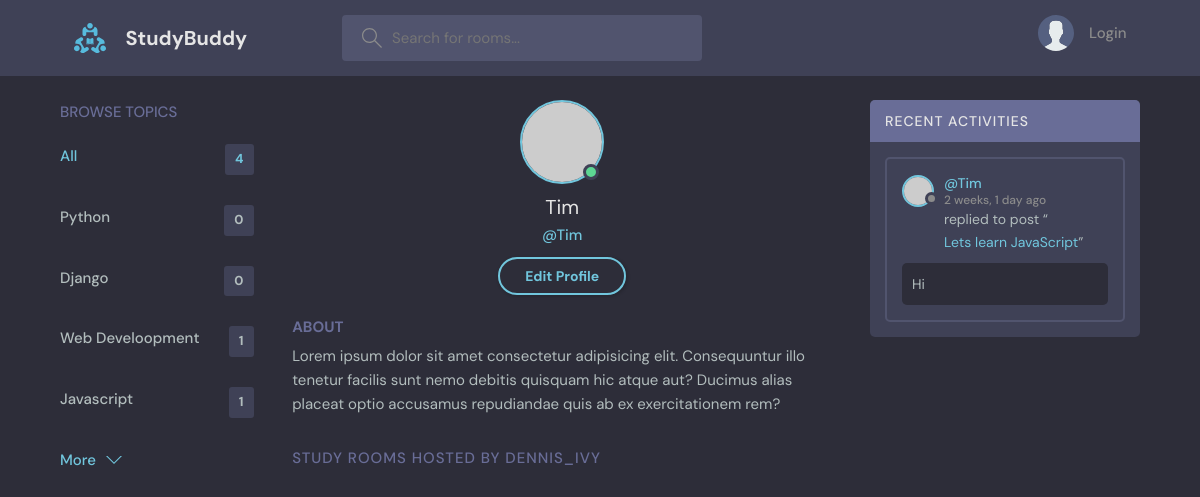
The app's page /profile/2/, older data.
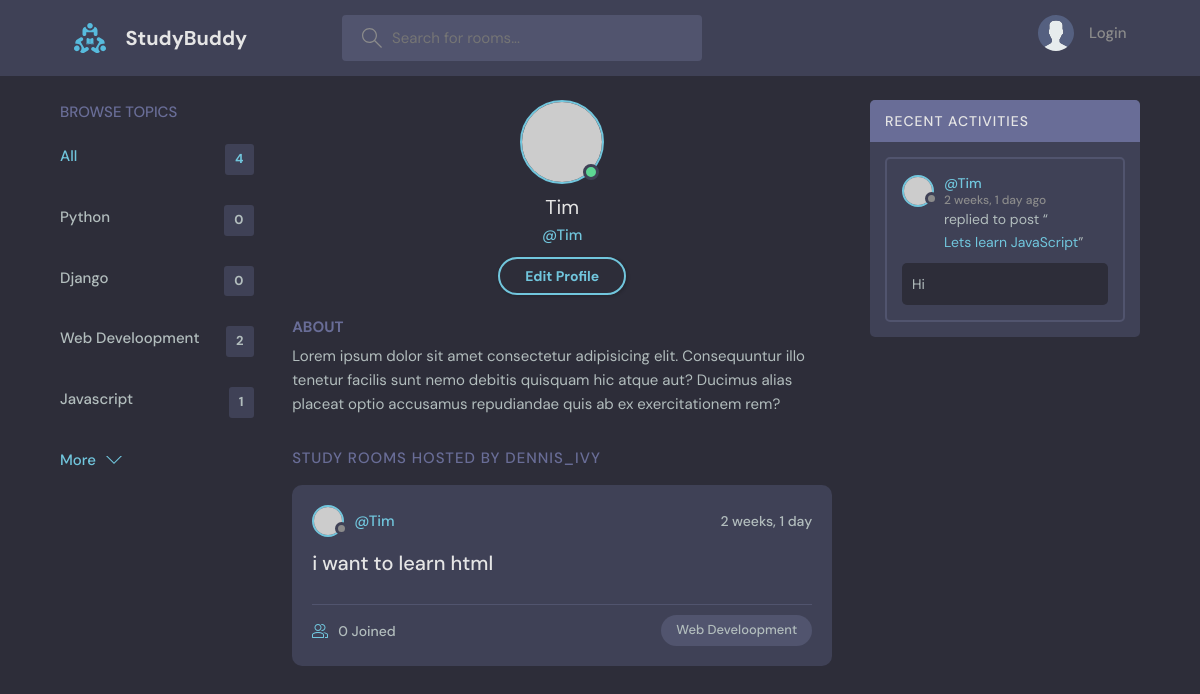
The same page, newer data.
### base/models.py (models this page shows, shortened)
class Topic(models.Model):
    name = models.CharField(max_length = 200)

class Message(models.Model):
    user = models.ForeignKey(User, on_delete = models.CASCADE)  #on deleting user delete messagess
    room = models.ForeignKey(Room, on_delete = models.CASCADE)  #on deleting room delete messages
    body = models.TextField()
    updated = models.DateTimeField(auto_now = True)
    create = models.DateTimeField(auto_now_add = True)
    class Meta:
        ordering = ['-updated', '-create']

class Room(models.Model):
    host = models.ForeignKey(User, on_delete = models.SET_NULL, null = True)  #when user deleted set to null
    topic = models.ForeignKey(Topic , on_delete = models.SET_NULL, null = True) #when topic deleted set to null
    name = models.CharField(max_length = 200)
    description = models.TextField(null = True, blank = True )
    participants = models.ManyToManyField(User, related_name = 'participants',blank = True)
    updated = models.DateTimeField(auto_now = True) #whenever updated it will change to curr time
    create = models.DateTimeField(auto_now_add = True) #when created will set to curr time and not update
    class Meta:
        ordering = ['-updated', '-create']
    def __str__(self):
        return self.name

### base/views.py (the view)
# urls.py: path('profile/<str:pk>/', views.UserProfile, name = 'user-profile'),
def UserProfile(request, pk):
    user = User.objects.get(id = pk)
    room = user.room_set.all()
    room_messages = user.message_set.all()
    topics = Topic.objects.all()
    context = {'user': user, 'rooms': room, 'room_messages': room_messages, 'topics': topics}
    return render(request, 'base/profile.html', context)

### base/templates/base/profile.html
{% extends 'main.html' %}
{% block content %}
  <main class="profile-page layout layout--3">
    <div class="container">
      {% include 'base/topics_component.html' %}
      <div class="roomList">
        <div class="profile">
          <div class="profile__avatar">
            <div class="avatar avatar--large active">
              <img src="https://randomuser.me/api/portraits/men/11.jpg" />
            </div>
          </div>
          <div class="profile__info">
            <h3>{{user.username}}</h3>
            <p>@{{user.username}}</p>
            <a href="edit-user.html" class="btn btn--main btn--pill">Edit Profile</a>
          </div>
          <div class="profile__about">
            <h3>About</h3>
            <p>
              Lorem ipsum dolor sit amet consectetur adipisicing elit. Consequuntur illo tenetur
              facilis sunt nemo debitis quisquam hic atque aut? Ducimus alias placeat optio
              accusamus repudiandae quis ab ex exercitationem rem?
            </p>
          </div>
        </div>
        <div class="roomList__header">
          <div>
            <h2>Study Rooms Hosted by dennis_ivy</a>
            </h2>
          </div>
        </div>
        {% include 'base/feed_component.html' %}
      </div>
      {% include 'base/activity_component.html' %}
    </div>
  </main>
  {% endblock content %}

### base/templates/base/topics_component.html
<div class="topics">
          <div class="topics__header">
            <h2>Browse Topics</h2>
          </div>
          <ul class="topics__list">
            <li>
              <a href="{% url 'home' %}" class="active">All <span>{{topics.count}}</span></a>
            </li>
            {% for topic in topics %}
            <li>
              <a href="{% url 'home' %}?q={{topic.name}}">{{topic.name}} <span>{{topic.room_set.all.count}}</span></a>
            </li>
            {% endfor %}
          </ul>
          <a class="btn btn--link" href="topics.html">
            More
            <svg version="1.1" xmlns="http://www.w3.org/2000/svg" width="32" height="32" viewBox="0 0 32 32">
              <title>chevron-down</title>
              <path d="M16 21l-13-13h-3l16 16 16-16h-3l-13 13z"></path>
            </svg>
          </a>
        </div>

### base/templates/base/feed_component.html (shortened to what this page needs)
{% for room in rooms %}
<div class="roomListRoom">
            <div class="roomListRoom__header">
              <a href="{% url 'user-profile' room.host.id %}" class="roomListRoom__author">
                <div class="avatar avatar--small">
                  <img src="https://randomuser.me/api/portraits/women/11.jpg" />
                </div>
                <span>@{{room.host.username}}</span>
              </a>
              <div class="roomListRoom__actions">
                <span>{{room.create|timesince}}</span>
              </div>
            </div>
            <div class="roomListRoom__content">
              <a href="{% url 'room' room.id %}">{{room.name}}</a>
            </div>
            <div class="roomListRoom__meta">
              <a href="{% url 'room' room.id %}" class="roomListRoom__joined">
                {{room.participants.all.count}} Joined
              </a>
              <p class="roomListRoom__topic">{{room.topic.name}}</p>
            </div>
</div>
{% endfor %}

### base/templates/base/activity_component.html (shortened to what this page needs)
<div class="activities">
          <div class="activities__header">
            <h2>Recent Activities</h2>
          </div>
          {% for message in room_messages %}
          <div class="activities__box">
            <div class="activities__boxHeader roomListRoom__header">
              <a href="{% url 'user-profile' message.user.id %}" class="roomListRoom__author">
                <div class="avatar avatar--small">
                  <img src="https://randomuser.me/api/portraits/women/11.jpg" />
                </div>
                <p>
                  @{{message.user}}
                  <span>{{message.create|timesince}} ago</span>
                </p>
              </a>
            </div>
            <div class="activities__boxContent">
              <p>replied to post “<a href="{% url 'room' message.room.id %}">{{message.room}}</a>”</p>
              <div class="activities__boxRoomContent">
                {{message.body}}
              </div>
            </div>
          </div>
          {% endfor %}
</div>

Row changes from the older to the newer data that the page shows:
computed for Topic "Web Develoopment": room_set.all.count "1" → "2"
added Room: host.username "Tim", create "2 weeks, 1 day", name "i want to learn html", participants.all.count "0", topic.name "Web Develoopment"
